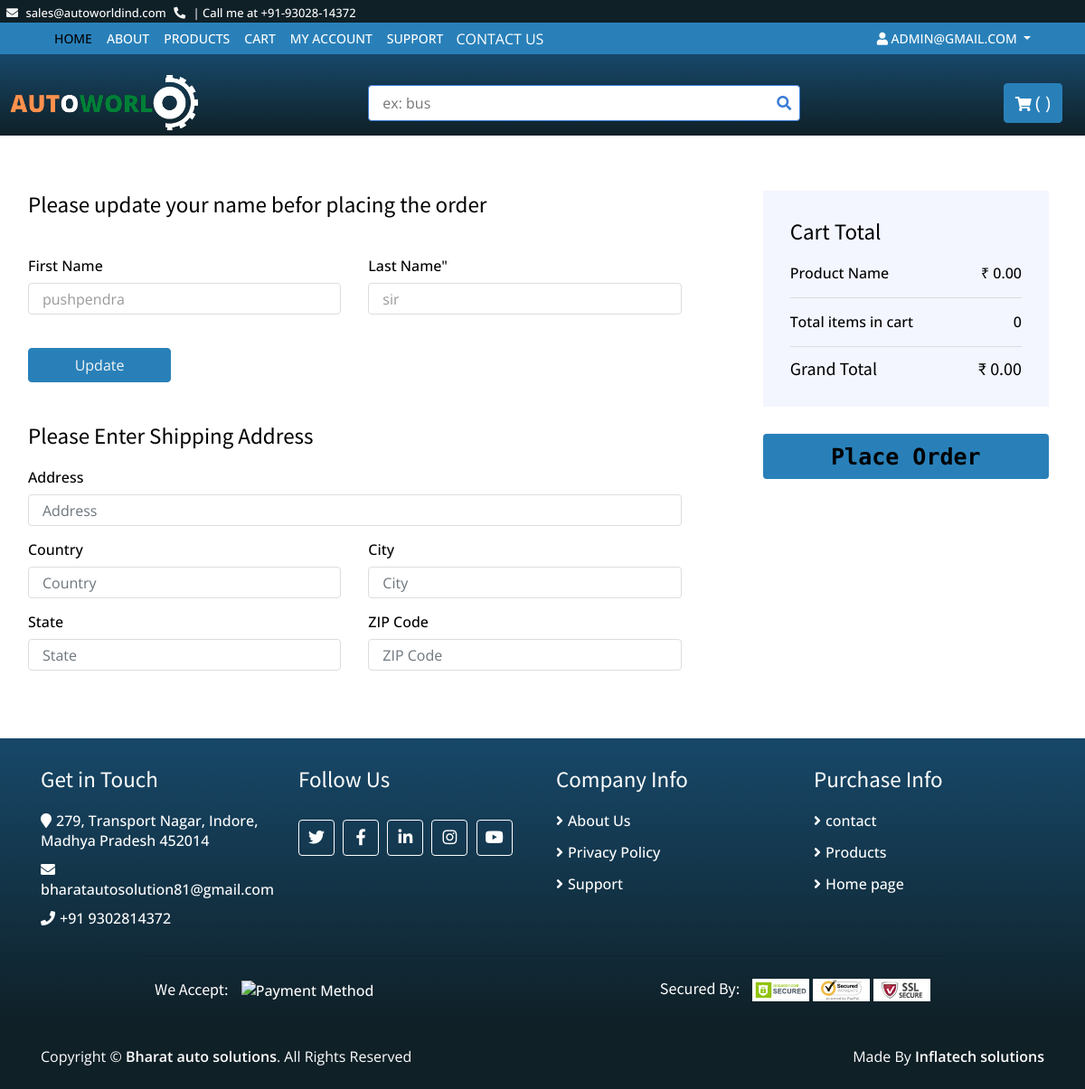
Screenshot of /cod/ (signed in) with the database file from the repository.
### base/models.py (models this page shows, shortened)
class User(AbstractUser):
    username=None
    email=models.EmailField(unique=True, null=False)
    phone_no=models.CharField(max_length=11, null=True)
    created_at=models.DateTimeField(auto_now_add=True)
    USERNAME_FIELD = 'email'
    objects=UserManager()
    REQUIRED_FIELDS=[]

class Customer(models.Model):
    user = models.OneToOneField(User, on_delete=models.CASCADE, null=True, blank=True)
    first_name=models.CharField(max_length=20, null=True)
    last_name=models.CharField(max_length=20, null=True)
    created_at=models.DateTimeField(auto_now_add=True)

class Order(models.Model):
    Customer=models.ForeignKey(Customer, on_delete=models.SET_NULL, blank=True, null=True)
    status=models.BooleanField(default=False, null=True , blank=False)
    payment_status=models.BooleanField(default=False, null=True , blank=False)
    cod=models.BooleanField(default=False, null=True , blank=False)
    price=models.FloatField(null=True)
    @property
    def get_cart_total(self):
        orderitems = self.order_item_set.all()
        total = sum([item.get_total for item in orderitems])
        return total
    @property
    def get_cart_items(self):
        orderitems = self.order_item_set.all()
        total = sum([item.quantity for item in orderitems])
        return total

### base/views.py (the view)
# urls.py: path('cod/', views.cod, name="cod"),
def cod(request):
    if request.user.is_authenticated:
        customers = request.user.customer
        order, created = Order.objects.get_or_create(Customer=customers, status=False)
        items = order.order_item_set.all()
        print(order.id)
    else:
        items =[]
        order ={'get_cart_total':0, 'get_cart_items':0}
    context={'customers':customers, 'items':items, 'order':order}
    return render(request, 'cod.html', context)

### templates/cod.html (shortened to what this page needs)
{% extends 'base.html' %}
{% block content %}
<div class="checkout">
    <div class="container-fluid">
        <div class="row">
            <div class="col-lg-8">
                <div class="checkout-inner">
                    <div class="billing-address">
                        <h2>Please update your name befor placing the order</h2><br>
                        <form method="post" action="{% url 'update_acc' %}">
                        <div class="row">
                            <div class="col-md-6">
                                <label>First Name</label>
                                <input class="form-control" type="text" value="{{customers.first_name}}" name="fname"
                                placeholder="{{customers.first_name}}">
                            </div>
                            <div class="col-md-6">
                                <label>Last Name"</label>
                                 <input class="form-control" type="text" value="{{customers.last_name}}" name="lname"
                                 placeholder="{{customers.last_name}}">
                            </div>
                        </div>
                        <br>
                        <div class="row">
                            <div class="col-md-3"><button  class="btn btn-primary btn-block"> Update </button>
                            </div>
                        </div>
                    </form>
                        <br><br>
                            <h2>Please Enter Shipping Address</h2>
                            <form method="post" action="{% url 'update_cod' %}">
                            <div class="row">
                            <div class="col-md-12">
                                <label>Address</label>
                                <input class="form-control" name="address" required type="text" placeholder="Address">
                            </div>
                            <div class="col-md-6">
                                <label>Country</label>
                                <input class="form-control" name="country" required type="text" placeholder="Country">
                            </div>
                            <div class="col-md-6">
                                <label>City</label>
                                <input class="form-control" name="city" required type="text" placeholder="City">
                            </div>
                            <div class="col-md-6">
                                <label>State</label>
                                <input class="form-control" name="state" required type="text" placeholder="State">
                            </div>
                            <div class="col-md-6">
                                <label>ZIP Code</label>
                                <input class="form-control" name="zipcode" required type="text" placeholder="ZIP Code">
                            </div>
                        </div>
                    </div>
                </div>
            </div>
            <div class="col-lg-4">
                <div class="checkout-inner">
                    <div class="checkout-summary">
                        <h1>Cart Total</h1>
                        <p>Product Name<span> &#8377; {{order.get_cart_total|floatformat:2}}</span></p>
                        <p class="ship-cost">Total items in cart<span>{{order.get_cart_items}}</span></p>
                        <h2>Grand Total<span> &#8377; {{order.get_cart_total|floatformat:2}}</span></h2>
                    </div>
                    <div class="checkout-payment">
                        <div class="checkout-btn">
                            <button type="submit">Place Order</button>
                        </div>
                    </div>
                </div>
            </div>
        </div>
    </div>
</div>
{% endblock %}

### templates/nav.html (shortened to what this page needs)
{% load static %}
{% block content %}
<div class="top-bar">
    <div class="container-fluid">
        <div class="row">
            <div class="col-sm-6">
                <i class="fa fa-envelope"></i>
                <span class="phcll"><a href="mailto:sales@autoworldind.com">sales@autoworldind.com</a></span>
                <i class="fa fa-phone-alt"></i><span> | </span>
<span class="phcll"> <a href="tel: +919302814372">Call me at  +91-93028-14372</a></span>
            </div>
            <div class="col-sm-6" id="google_translate_element">
            </div>
        </div>
    </div>
</div>
<div class="nav">
    <div class="container-fluid">
        <nav class="navbar navbar-expand-md  navbar-dark">
            <div class="collapse navbar-collapse justify-content-between" id="navbarCollapse">
                <div class="navbar-nav mr-auto">
                    <a href="{% url 'home' %}" class="nav-item nav-link active">Home</a>
                    <a href="{% url 'about' %}" class="nav-item nav-link ">About</a>
                    <a href="{% url 'products' %}" class="nav-item nav-link">Products</a>
                    <a href="{% url 'cart' %}" class="nav-item nav-link">Cart</a>
                    <a href="{% url 'user_profile' %}" class="nav-item nav-link">My Account</a>
                    {% if  request.user.is_authenticated %}
                    <a href="{% url 'support' %}" class="nav-item nav-link ">Support</a>
                    {% endif %}
<button type="button" class="btnc" data-toggle="modal" data-target="#exampleModal">
    CONTACT US
  </button>
                </div>
                <div class="navbar-nav ml-auto">
                    <div class="nav-item dropdown">
                        <a href="#" class="nav-link dropdown-toggle" data-toggle="dropdown"> <i class="fa fa-user" aria-hidden="true"></i>{% if request.user.is_authenticated %} {{user}} {% endif %} {% if not request.user.is_authenticated %} Guest{% endif %}</a>
                    </div>
                </div>
            </div>
        </nav>
    </div>
</div>
<div class="bottom-bar">
    <div class="container-fluid">
        <div class="row align-items-center">
            <div class="col-md-4">
                <div class="logo">
                    <a href="{% url 'home' %}">
                        <img src="{% static 'img/logo.png' %}" alt="Logo">
                    </a>
                </div>
            </div>
            <div class="col-md-5">
                <form method="GET" action="{% url 'products' %}">
                <div class="search">
                    <input name="q" type="text" value="" placeholder="ex: bus">
                    <button type="submit"><i class="fa fa-search"></i></button>
                </div>
                </form>
            </div>
            <div class="col-md-3">
                <div class="user">
                    <a href="{% url 'cart' %}" class="btn cart">
                        <i class="fa fa-shopping-cart"></i>
                        <span>( {{cartItems}} )</span>
                    </a>
                </div>
            </div>
        </div>
    </div>
</div>
{% endblock content %}

### static/styles/main.css (style rules this page uses)
body { color: rgb(0, 0, 0); font-family:'Open Sans'; font-weight: 500; background: #ffffff; font-size: 16px; line-height: normal; }
a { color: #0f2027; }
.btnc { border: none; background-color: #2980b9; color: white; }
h1 { font-family:'Source Sans Pro'; font-weight: 400; }
h2 { font-family:'Source Sans Pro'; font-weight: 400; }
@media (min-width: 992px) { .container-fluid { margin-top: 0px; padding-right: 10px; padding-left: 1px; } }
.form-control, .custom-select { width: 100%; height: 35px; padding: 0 15px; color: #999999; border: 1px solid #dddddd; margin-bottom: 15px }
.btn { color: whitesmoke; background: #2980B9; border: 1px solid #2980B9; }
.top-bar { padding: 2px 1px; padding-top: 5px; font-size: 13px; color: #F5F5F5; background: #0F2027; }
.top-bar i { margin-right: 5px; margin-left: 5px; }
.top-bar .col-sm-6:first-child { text-align: left; }
.top-bar .col-sm-6:last-child { text-align: right; }
.nav { position: relative; }
@media (min-width: 992px) { .nav .container-fluid { padding-left: 52px; padding-right: 52px; } }
.nav .navbar { height: 100%; padding: 0; }
@media (min-width: 768px) { .nav, .nav .navbar { background: #2980B9 !important; } }
@media (min-width: 768px) { .nav .navbar-dark a.nav-link { color: #ffffff; font-size: 14px; text-transform: uppercase; } }
@media (min-width: 768px) { .nav .navbar-dark a.nav-link:hover, .nav .navbar-dark a.nav-link.active { color: #000000; } }
.bottom-bar { padding: 15px 0; background-image: linear-gradient(to top ,#0F2027, #174869); margin-bottom: 1px; }
.bottom-bar .logo { text-align: left; overflow: hidden; }
.bottom-bar .logo a img { max-height: 78px; }
.bottom-bar .search { width: 100%; }
.bottom-bar .search input[type=text] { width: 100%; height: 40px; padding: 0 15px; color: #666666; border: 1px solid #3a7bd5; border-radius: 4px; }
.bottom-bar .search button { position: absolute; width: 40px; height: 38px; top: 1px; right: 16px; padding: 0 15px; border: none; background: none; color: #3a7bd5; border-radius: 0 2px 2px 0; }
.bottom-bar .user { font-size: 0; text-align: right; padding: inherit; }
.bottom-bar .user .cart i, .bottom-bar .user .wishlist i { color: white; }
.bottom-bar .user .cart span, .bottom-bar .user .wishlist span { color: white; font-size: 20px; }
@media (min-width: 768px) { .bottom-bar { max-height: 90px; } }
.checkout { position: relative; padding-top: 30px; }
.checkout .checkout-inner { margin-bottom: 30px; padding: 30px; background: #ffffff; }
.checkout .billing-address, .checkout .shipping-address { position: relative; width: 100%; }
.checkout .billing-address h2, .checkout .shipping-address h2 { font-size: 25px; margin-bottom: 20px; }
.checkout .checkout-summary, .checkout .checkout-payment { position: relative; width: 100%; }
.checkout .checkout-summary h1, .checkout .checkout-payment h1 { font-size: 25px; margin-bottom: 20px; }
.checkout .checkout-summary, .checkout .checkout-payment .payment-methods { padding: 30px; background: #f3f6ff; margin-bottom: 30px; }
.checkout .checkout-summary p.sub-total, .checkout .checkout-summary p.ship-cost { padding-top: 15px; border-top: 1px solid #dddddd; }
.checkout .checkout-summary p span, .checkout .checkout-summary h2 span { float: right; }
.checkout .checkout-summary h2 { font-size: 20px; padding-top: 12px; border-top: 1px solid #dddddd; margin: 0; }
.checkout .checkout-payment .checkout-btn button { width: 100%; height: 50px; padding: 2px 10px; font-family: 'Source Code Pro', monospace; font-weight: 700; font-size: 25px; text-align: center; color: #000000; background: #2980B9; border: none; border-radius: 4px; transition: all .3s; }

### templates/nav.html (style rules this page uses)
.phcll a { color:white; }

### rows the page displays
User: email "ADMIN@GMAIL.COM"
Customer: fname "pushpendra", lname "sir"
Order: get_cart_total "0.00", get_cart_items "0"
